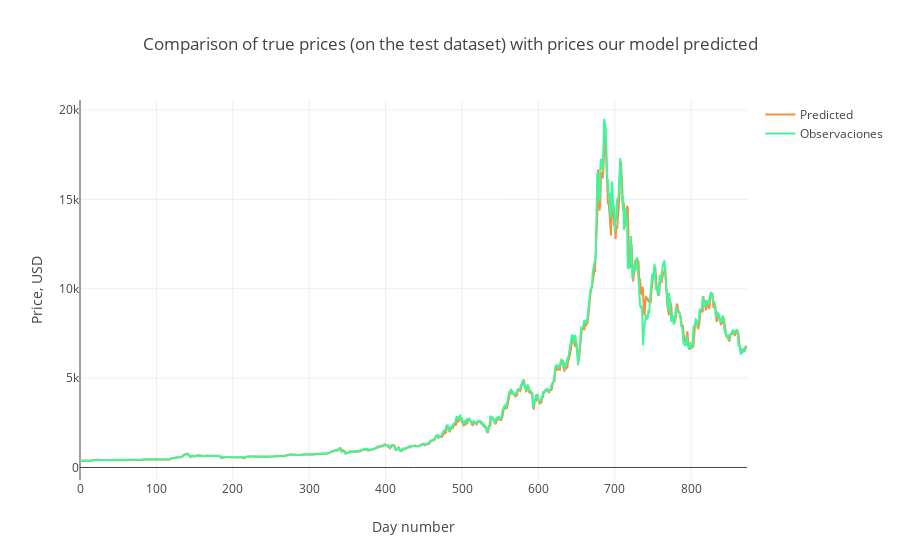

Notebook cell for this chart:
### Code cell
# Visualización de 
trace1 = go.Scatter(
    x = np.arange(0, len(predicted), 1),
    y = predicted,
    mode = 'lines',
    name = 'Predicted',
    line = dict(color=('rgb(244, 146, 65)'), width=2)
)
trace2 = go.Scatter(
    x = np.arange(0, len(predicted), 1),
    y = observated,
    mode = 'lines',
    name = 'Observaciones',
    line = dict(color=('rgb(66, 244, 155)'), width=2)
)

data = [trace1, trace2]
layout = dict(title = 'Comparison of true prices (on the test dataset) with prices our model predicted',
             xaxis = dict(title = 'Day number'), yaxis = dict(title = 'Price, USD'))
fig = dict(data=data, layout=layout)
py.iplot(fig, filename='results_demonstrating0')

### Figure 1 — Plotly figure (JSON) as saved in the notebook; plotly's stock layout.template omitted (floating-point values rounded to 4 significant figures; data arrays with more than 128 entries replaced by an {"elided": "..."} marker saying what was removed)
{"data": [{"line": {"color": "rgb(244, 146, 65)", "width": 2}, "mode": "lines", "name": "Predicted", "type": "scatter", "x": {"elided": "874 int values"}, "y": {"elided": "874 float values"}}, {"line": {"color": "rgb(66, 244, 155)", "width": 2}, "mode": "lines", "name": "Observaciones", "type": "scatter", "x": {"elided": "874 int values"}, "y": {"elided": "874 float values"}}], "layout": {"title": "Comparison of true prices (on the test dataset) with prices our model predicted", "xaxis": {"title": "Day number"}, "yaxis": {"title": "Price, USD"}}}
